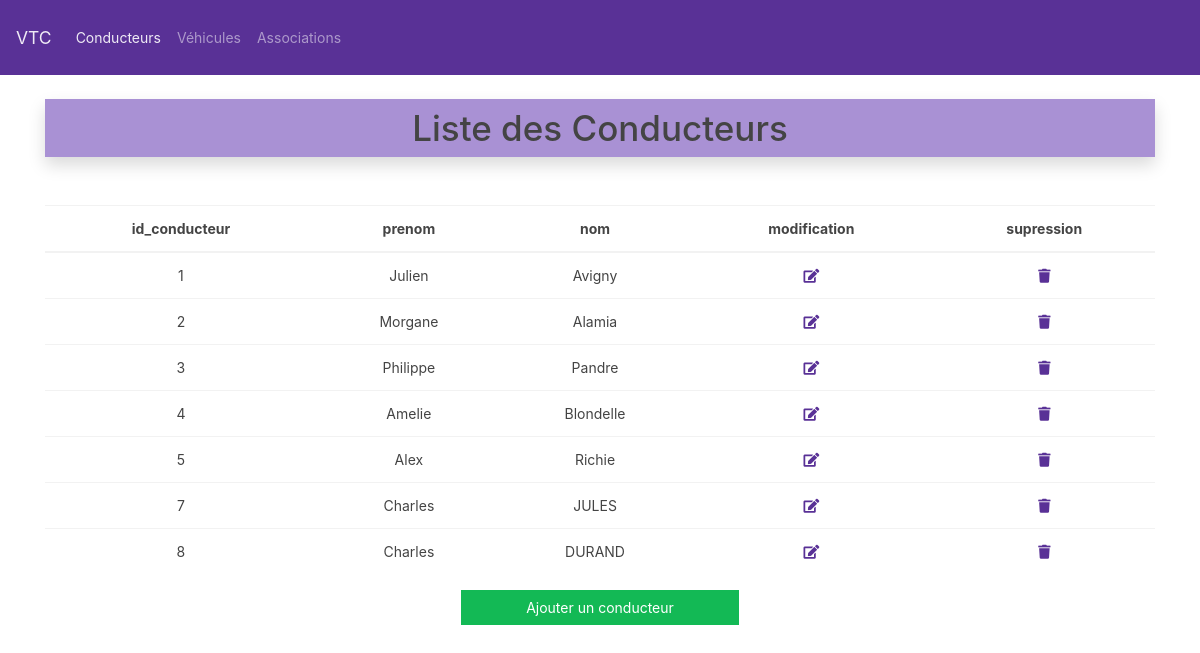
Screenshot of /conducteurs with the database file from the repository.
### tables this page shows
CREATE TABLE `conducteur` (
  `id_conducteur` int(11) NOT NULL,
  `prenom` varchar(50) NOT NULL,
  `nom` varchar(50) NOT NULL
);

### controller/DriverController.php (called while the page is built, shortened)
<?php
require_once './modele/DriverManager.php';
class DriverController
{
    private $driverManager;
    public function __construct()
    {
        $this->driverManager = new DriverManager();
        $this->driverManager->loadDrivers();
    }
    public function displayDrivers()
    {
        $drivers = $this->driverManager->getDrivers();
        require_once 'vue/driver.view.php';
    }
}

### modele/DriverManager.php (called while the page is built, shortened)
<?php
require_once 'Manager.php';
require_once 'Driver.php';
class DriverManager extends Manager
{
    public $drivers;
    public function addDriver($driver)
    {
        $this->drivers[] = $driver;
    }
    public function getDrivers()
    {
        return $this->drivers;
    }
    public function loadDrivers()
    {
        $req = $this->getBdd()->prepare('SELECT * FROM conducteur');
        $req->execute();
        $myDrivers = $req->fetchAll(PDO::FETCH_ASSOC);
    }
}

### modele/Driver.php (called while the page is built, shortened)
<?php
class Driver
{
    private $id_conducteur;
    private $prenom;
    private $nom;
    public function __construct($id_conducteur, $prenom, $nom)
    {
        $this->id_conducteur = $id_conducteur;
        $this->prenom = $prenom;
        $this->nom = $nom;
    }
    public function getId()
    {
        return $this->id_conducteur;
    }
    public function getPrenom()
    {
        return $this->prenom;
    }
    public function getNom()
    {
        return $this->nom;
    }
}

### modele/Manager.php (called while the page is built, shortened)
<?php
abstract class Manager
{
    private static $pdo;
    private static function setBdd()
    {
        self::$pdo = new PDO('mysql:host=localhost;dbname=vtc;charset=utf8', 'root', '');
        self::$pdo->setAttribute(PDO::ATTR_ERRMODE, PDO::ERRMODE_WARNING);
    }
    protected function getBdd()
    {
        return self::$pdo;
    }
}

### vue/driver.view.php (the view, shortened to what this page needs)
<?php
$title = 'Liste des Conducteurs';
include_once 'head.view.php';
include_once 'navig.view.php';
ob_start(); ?>
<div class="container">
    <table class="table mt-5 text-center">
        <thead>
            <tr>
                <th scope="col">id_conducteur</th>
                <th scope="col">prenom</th>
                <th scope="col">nom</th>
                <th scope="col">modification</th>
                <th scope="col">supression</th>
            </tr>
        </thead>
        <tbody>
            <?php  foreach ($drivers as $driver) : ?>
            <tr>
                <td><?= $driver->getId(); ?></td>
                <td><?= $driver->getPrenom(); ?></td>
                <td><?= $driver->getNom(); ?></td>
                <td><a href="<?= URL; ?>conducteurs/edit/<?= $driver->getId(); ?>"><i class="fas fa-edit"></i></a></td>
                <td><a href="<?= URL; ?>conducteurs/delete/<?= $driver->getId(); ?>"><i class="fas fa-trash"></i></a>
                </td>
            </tr>
            <?php  endforeach; ?>
        </tbody>
    </table>
    <a href=" <?= URL; ?>conducteurs/add" class="btn btn-success w-25 d-block m-auto">Ajouter un conducteur</a>
</div>

### index.php (shortened to what this page needs)
<?php
require_once 'controller/DriverController.php';
$driverController = new DriverController();
if (empty($_GET['page'])) {
    require_once 'vue/home.view.php';
} else {
    $url = explode('/', filter_var($_GET['page']), FILTER_SANITIZE_URL);
    switch ($url[0]) {
        case 'conducteurs':
            if (empty($url[1])) {
                $driverController->displayDrivers();
            } elseif ($url[1] === 'add') {
                $driverController->newDriverForm();
            } elseif ($url[1] === 'gvalid') {
                $driverController->newDriverValidation();
            } elseif ($url[1] === 'edit') {
                $driverController->editDriverForm($url[2]);
            } elseif ($url[1] === 'editvalid') {
                $driverController->editDriverValidation();
            } elseif ($url[1] === 'delete') {
                $driverController->deleteDriver($url[2]);
            }
        break;
}
}

### vue/head.view.php (shortened to what this page needs)
<!DOCTYPE html>
<html lang="en">
    <head>
        <link rel="stylesheet" href="https://cdnjs.cloudflare.com/ajax/libs/font-awesome/5.15.1/css/all.min.css"
 />
        <link rel="stylesheet" href="https://stackpath.bootstrapcdn.com/bootswatch/4.5.2/pulse/bootstrap.min.css"
>
    </head>

### vue/navig.view.php (shortened to what this page needs)
<?php
function active($link)
{
    echo  basename($_SERVER['REQUEST_URI']) == $link ? 'active' : '';
}
?>
<nav class="navbar navbar-expand-lg navbar-dark bg-primary">
    <a class="navbar-brand" href="<?= URL; ?>accueil">VTC</a>
    <div class="collapse navbar-collapse" id="navbarColor01">
        <ul class="navbar-nav mr-auto">
            <li class="nav-item">
                <a class="nav-link <?= active('conducteurs'); ?>" href="<?= URL; ?>conducteurs">Conducteurs</a>
            </li>
            <li class="nav-item">
                <a class="nav-link <?= active('vehicules'); ?>" href="<?= URL; ?>vehicules">Véhicules</a>
            </li>
            <li class="nav-item">
                <a class="nav-link <?= active('associations'); ?>" href="<?= URL; ?>associations">Associations</a>
            </li>
        </ul>
    </div>
</nav>
<div class="container">
    <h1 class="my-4 text-center bg-secondary shadow p-2">
        <?= $title; ?>
    </h1>
</div>

### rows the page displays
conducteur: id_conducteur "1", prenom "Julien", nom "Avigny"
conducteur: id_conducteur "2", prenom "Morgane", nom "Alamia"
conducteur: id_conducteur "3", prenom "Philippe", nom "Pandre"
conducteur: id_conducteur "4", prenom "Amelie", nom "Blondelle"
conducteur: id_conducteur "5", prenom "Alex", nom "Richie"
conducteur: id_conducteur "7", prenom "Charles", nom "JULES"
conducteur: id_conducteur "8", prenom "Charles", nom "DURAND"

### other values shown
$title "Liste des Conducteurs"
